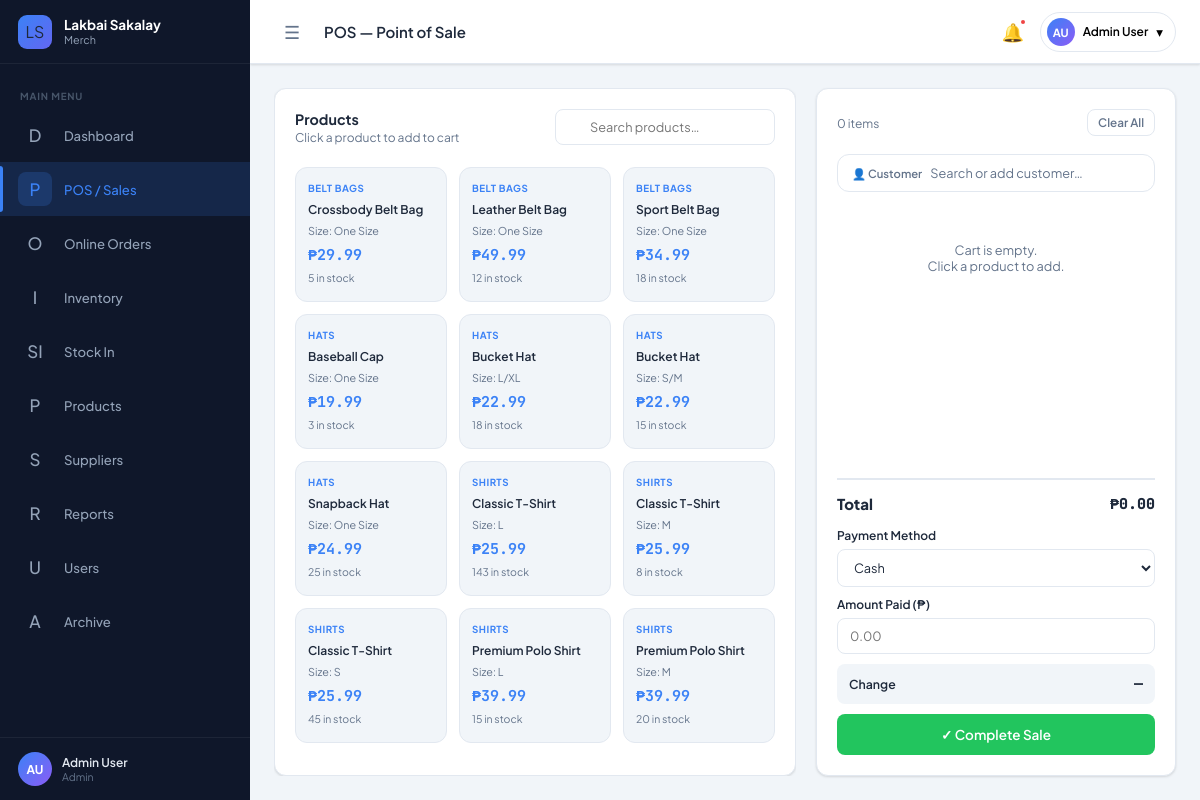
The page /modules/pos/index.php (signed in) on the database its author committed.
### tables this page shows
CREATE TABLE IF NOT EXISTS products (
  product_id    INT UNSIGNED AUTO_INCREMENT PRIMARY KEY,
  product_name  VARCHAR(150) NOT NULL,
  category_id   INT UNSIGNED,
  size          VARCHAR(20)  NOT NULL DEFAULT 'One Size',
  price         DECIMAL(10,2) NOT NULL DEFAULT 0.00,
  cost_price    DECIMAL(10,2) NOT NULL DEFAULT 0.00,
  reorder_lvl   INT          NOT NULL DEFAULT 5,
  created_at    DATETIME     NOT NULL DEFAULT CURRENT_TIMESTAMP,
  FOREIGN KEY (category_id) REFERENCES categories(id) ON DELETE SET NULL
);

CREATE TABLE IF NOT EXISTS categories (
  id    INT UNSIGNED AUTO_INCREMENT PRIMARY KEY,
  name  VARCHAR(80) NOT NULL UNIQUE
);

CREATE TABLE IF NOT EXISTS stock (
  stock_id   INT UNSIGNED AUTO_INCREMENT PRIMARY KEY,
  product_id INT UNSIGNED NOT NULL UNIQUE,
  quantity   INT          NOT NULL DEFAULT 0,
  FOREIGN KEY (product_id) REFERENCES products(product_id) ON DELETE CASCADE
);

### config/database.php (called while the page is built, shortened)
<?php
class Database {
    private static ?PDO $instance = null;
    public static function getInstance(): PDO {
        if (self::$instance === null) {
            $dsn = 'mysql:host=' . DB_HOST . ';dbname=' . DB_NAME . ';charset=utf8mb4';
            $options = [
                PDO::ATTR_ERRMODE            => PDO::ERRMODE_EXCEPTION,
                PDO::ATTR_DEFAULT_FETCH_MODE => PDO::FETCH_ASSOC,
                PDO::ATTR_EMULATE_PREPARES   => false,
            ];
            try {
                self::$instance = new PDO($dsn, DB_USER, DB_PASS, $options);
            } catch (PDOException $e) {
                die(json_encode(['error' => 'Database connection failed: ' . $e->getMessage()]));
            }
        }
        return self::$instance;
    }
}

### classes/Product.php (called while the page is built, shortened)
<?php
class Product {
    private PDO $db;
    public function __construct() {
        $this->db = Database::getInstance();
    }
    public function getForPOS(): array {
        return $this->db->query(
            'SELECT p.product_id, p.product_name, p.size, p.price, p.cost_price,
                    c.name AS category, s.quantity
             FROM products p
             LEFT JOIN categories c ON c.id = p.category_id
             JOIN stock s ON s.product_id = p.product_id
             WHERE s.quantity > 0 AND p.archived_at IS NULL
             ORDER BY c.name, p.product_name, p.size'
        )->fetchAll();
    }
}

### config/app.php (called while the page is built, shortened)
<?php
require_once BASE_PATH . '/config/database.php';
require_once BASE_PATH . '/classes/Product.php';
function e(mixed $val): string {
    return htmlspecialchars((string)$val, ENT_QUOTES, 'UTF-8');
}

### modules/pos/index.php (the view, shortened to what this page needs)
<?php
require_once __DIR__ . '/../../config/app.php';
$product = new Product();
$products = $product->getForPOS();
require_once __DIR__ . '/../../includes/head.php';
require_once __DIR__ . '/../../includes/sidebar.php';
require_once __DIR__ . '/../../includes/topbar.php';
?>
<div class="pos-layout">
  <div class="pos-products">
    <div class="card" style="flex:1;display:flex;flex-direction:column;">
      <div class="card-header" style="flex-shrink:0">
        <div>
          <div class="card-title">Products</div>
          <div class="card-subtitle">Click a product to add to cart</div>
        </div>
        <div class="search-wrap" style="width:220px;">
          <input type="text" id="posSearch" class="form-control" placeholder="Search products…">
        </div>
      </div>
      <div class="product-grid" id="productGrid" style="flex:1;overflow-y:auto;max-height:calc(100vh - 220px);">
        <?php if (empty($products)): ?>
          <div class="empty-state" style="grid-column:1/-1">No products available.</div>
        <?php else: ?>
          <?php foreach ($products as $p): ?>
            <div class="product-tile <?= $p['quantity'] <= 0 ? 'out-of-stock' : '' ?>"
                 data-id="<?= (int)$p['product_id'] ?>"
                 data-name="<?= e($p['product_name']) ?>"
                 data-price="<?= (float)$p['price'] ?>"
                 data-stock="<?= (int)$p['quantity'] ?>"
                 data-search="<?= strtolower(e($p['product_name']).' '.e($p['category']??'').' '.e($p['size'])) ?>">
              <div class="cat-badge"><?= e($p['category'] ?? 'General') ?></div>
              <div class="p-name"><?= e($p['product_name']) ?></div>
              <div style="font-size:.72rem;color:var(--clr-text-muted);margin-bottom:2px;">Size: <?= e($p['size']) ?></div>
              <div class="p-price">₱<?= number_format($p['price'],2) ?></div>
              <div class="p-qty"><?= $p['quantity'] > 0 ? $p['quantity'].' in stock' : 'Out of stock' ?></div>
            </div>
          <?php endforeach; ?>
        <?php endif; ?>
      </div>
    </div>
  </div>
  <div class="cart-panel">
    <div class="card" style="height:100%;display:flex;flex-direction:column;">
      <div class="card-header" style="flex-shrink:0">
        <div><div class="card-subtitle" id="cartCount">0 items</div></div>
        <button class="btn btn-ghost btn-sm" onclick="posCartClear()">Clear All</button>
      </div>
      <div class="customer-bar" id="customerBar">
        <span class="cust-label" id="custLabel">👤 Customer</span>
        <input type="text" id="custSearch" placeholder="Search or add customer…" autocomplete="off">
      </div>
      <div class="cart-items" style="flex:1;overflow-y:auto;">
        <div id="cartEmpty" class="empty-state">Cart is empty.<br>Click a product to add.</div>
      </div>
      <div style="flex-shrink:0;margin-top:12px;">
        <div class="cart-totals">
          <div class="row total">
            <span>Total</span>
            <span id="cartTotal" style="font-family:var(--font-mono)">₱0.00</span>
          </div>
        </div>
        <div style="margin-top:14px;display:flex;flex-direction:column;gap:10px;">
          <div class="form-group mb-0">
            <label class="form-label">Payment Method</label>
            <select id="paymentMethod" class="form-control">
              <option value="cash">Cash</option>
            </select>
          </div>
          <div class="form-group mb-0">
            <label class="form-label">Amount Paid (₱)</label>
            <input type="number" id="paymentInput" class="form-control" placeholder="0.00" min="0" step="0.01" oninput="posComputeChange()">
          </div>
          <div style="display:flex;justify-content:space-between;align-items:center;padding:10px 12px;background:var(--clr-bg);border-radius:8px;">
            <span style="font-size:.82rem;font-weight:600;">Change</span>
            <span id="changeAmt" style="font-family:var(--font-mono);font-weight:700;font-size:1rem;">—</span>
          </div>
          <button class="btn btn-success w-100" style="justify-content:center;padding:12px;font-size:.9rem;" onclick="posCheckout()">
            ✓ Complete Sale
          </button>
        </div>
      </div>
    </div>
  </div>
</div>
<?php require_once __DIR__ . '/../../includes/footer.php'; ?>

### assets/css/main.css (style rules this page uses)
*, *::before, *::after { box-sizing: border-box; margin: 0; padding: 0; }
:root { --sidebar-w: 250px; --sidebar-collapsed: 68px; --topbar-h: 64px; --clr-sidebar: #0f172a; --clr-sidebar-hover: #1e293b; --clr-sidebar-active: #1d4ed8; --clr-accent: #3b82f6; --clr-accent2: #6366f1; --clr-danger: #ef4444; --clr-success: #22c55e; --clr-warning: #f59e0b; --clr-info: #06b6d4; --clr-bg: #f1f5f9; --clr-white: #ffffff; --clr-text: #1e293b; --clr-text-muted:#64748b; --clr-border: #e2e8f0; --shadow-sm: 0 1px 3px rgba(0,0,0,.08), 0 1px 2px rgba(0,0,0,.05); --shadow-md: 0 4px 16px rgba(0,0,0,.08); --shadow-lg: 0 10px 40px rgba(0,0,0,.12); --radius: 12px; --radius-sm: 8px; --font: 'Plus Jakarta Sans', sans-serif; --font-mono: 'JetBrains Mono', monospace; --transition: 0.2s ease; }
html { font-size: 15px; }
body { font-family: var(--font); background: var(--clr-bg); color: var(--clr-text); min-height: 100vh; display: flex; }
button, input, select, textarea { font-family: inherit; }
.card { background: var(--clr-white); border-radius: var(--radius); box-shadow: var(--shadow-sm); border: 1px solid var(--clr-border); padding: 20px; }
.card-header { display: flex; align-items: center; justify-content: space-between; margin-bottom: 18px; }
.card-title { font-size: .95rem; font-weight: 700; }
.card-subtitle { font-size: .8rem; color: var(--clr-text-muted); margin-top: 2px; }
.btn { display: inline-flex; align-items: center; gap: 6px; padding: 8px 16px; border-radius: var(--radius-sm); font-size: .82rem; font-weight: 600; border: none; cursor: pointer; transition: all var(--transition); font-family: inherit; white-space: nowrap; }
.btn-success { background: var(--clr-success); color: #fff; }
.btn-ghost { background: transparent; color: var(--clr-text-muted); border: 1px solid var(--clr-border); }
.btn-sm { padding: 5px 10px; font-size: .78rem; }
.form-group { margin-bottom: 16px; }
.form-label { display: block; font-size: .8rem; font-weight: 600; margin-bottom: 6px; color: var(--clr-text); }
.form-control { width: 100%; padding: 9px 12px; border: 1.5px solid var(--clr-border); border-radius: var(--radius-sm); font-size: .85rem; font-family: inherit; color: var(--clr-text); background: var(--clr-white); transition: border-color var(--transition), box-shadow var(--transition); outline: none; }
select.form-control { cursor: pointer; }
.pos-layout { display: grid; grid-template-columns: 1fr 360px; gap: 20px; height: calc(100vh - var(--topbar-h) - 48px); }
.pos-products { overflow-y: auto; display: flex; flex-direction: column; gap: 0; }
.pos-products .card { flex: 1; display: flex; flex-direction: column; }
.product-grid { display: grid; grid-template-columns: repeat(auto-fill, minmax(150px, 1fr)); gap: 12px; padding-top: 4px; overflow-y: auto; }
.product-tile { background: var(--clr-bg); border: 1.5px solid var(--clr-border); border-radius: var(--radius); padding: 14px 12px; cursor: pointer; transition: all var(--transition); display: flex; flex-direction: column; gap: 6px; position: relative; }
.product-tile .cat-badge { font-size: .65rem; font-weight: 700; text-transform: uppercase; letter-spacing: .05em; color: var(--clr-accent); margin-bottom: 2px; }
.product-tile .p-name { font-size: .8rem; font-weight: 600; line-height: 1.3; }
.product-tile .p-price { font-size: 1rem; font-weight: 700; color: var(--clr-accent); font-family: var(--font-mono); }
.product-tile .p-qty { font-size: .7rem; color: var(--clr-text-muted); }
.cart-panel { display: flex; flex-direction: column; height: 100%; }
.cart-panel .card { flex: 1; display: flex; flex-direction: column; overflow: visible; }
.cart-panel .card > .card-header, .cart-panel .card > .customer-bar { flex-shrink: 0; }
.cart-items { flex: 1; overflow-y: auto; overflow-x: hidden; }
.cart-totals { border-top: 2px solid var(--clr-border); padding-top: 14px; margin-top: 4px; }
.cart-totals .row { display: flex; justify-content: space-between; margin-bottom: 8px; font-size: .85rem; }
.cart-totals .row.total { font-weight: 800; font-size: 1rem; }
.search-wrap { position: relative; }
.search-wrap .form-control { padding-left: 34px; }
.mb-0 { margin-bottom: 0; }
.w-100 { width: 100%; }
.empty-state { text-align: center; padding: 40px 20px; color: var(--clr-text-muted); font-size: .85rem; }

### rows shown on the page
products: category.name "BELT BAGS", product_name "Crossbody Belt Bag", size "One Size", price "29.99", stock.quantity "5"
products: category.name "BELT BAGS", product_name "Leather Belt Bag", size "One Size", price "49.99", stock.quantity "12"
products: category.name "BELT BAGS", product_name "Sport Belt Bag", size "One Size", price "34.99", stock.quantity "18"
products: category.name "HATS", product_name "Baseball Cap", size "One Size", price "19.99", stock.quantity "3"
products: category.name "HATS", product_name "Bucket Hat", size "L/XL", price "22.99", stock.quantity "18"
products: category.name "HATS", product_name "Bucket Hat", size "S/M", price "22.99", stock.quantity "15"
products: category.name "HATS", product_name "Snapback Hat", size "One Size", price "24.99", stock.quantity "25"
products: category.name "SHIRTS", product_name "Classic T-Shirt", size "L", price "25.99", stock.quantity "143"
products: category.name "SHIRTS", product_name "Classic T-Shirt", size "M", price "25.99", stock.quantity "8"
products: category.name "SHIRTS", product_name "Classic T-Shirt", size "S", price "25.99", stock.quantity "45"
products: category.name "SHIRTS", product_name "Premium Polo Shirt", size "L", price "39.99", stock.quantity "15"
products: category.name "SHIRTS", product_name "Premium Polo Shirt", size "M", price "39.99", stock.quantity "20"

### other values the page prints
$item['icon'] "D"
$item['label'] "Dashboard"
$item['icon'] "P"
$item['label'] "POS / Sales"
$item['icon'] "O"
$item['label'] "Online Orders"
$item['icon'] "I"
$item['label'] "Inventory"
$item['icon'] "SI"
$item['label'] "Stock In"
$item['label'] "Products"
$item['icon'] "S"
$item['label'] "Suppliers"
$item['icon'] "R"
$item['label'] "Reports"
